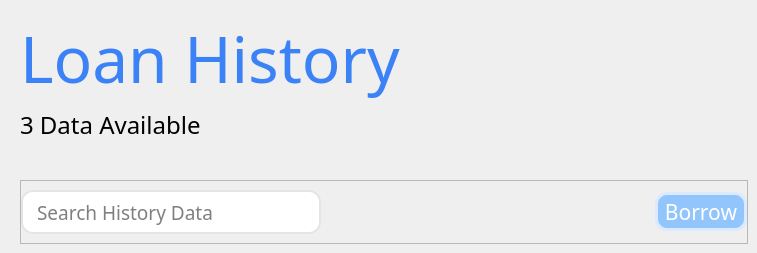
      <widget class="QWidget" name="historyPage">
       <widget class="QFrame" name="frame_8">
        <property name="geometry">
         <rect>
          <x>20</x>
          <y>180</y>
          <width>728</width>
          <height>64</height>
         </rect>
        </property>
        <property name="sizePolicy">
         <sizepolicy hsizetype="Preferred" vsizetype="Preferred">
          <horstretch>0</horstretch>
          <verstretch>0</verstretch>
         </sizepolicy>
        </property>
        <property name="styleSheet">
         <string notr="true">QFrame {
	margin:0;
}</string>
        </property>
        <property name="frameShape">
         <enum>QFrame::Shape::StyledPanel</enum>
        </property>
        <property name="frameShadow">
         <enum>QFrame::Shadow::Raised</enum>
        </property>
        <layout class="QHBoxLayout" name="horizontalLayout_6">
         <property name="leftMargin">
          <number>0</number>
         </property>
         <property name="rightMargin">
          <number>0</number>
         </property>
         <item>
          <widget class="QLineEdit" name="searchHistoryInput">
           <property name="sizePolicy">
            <sizepolicy hsizetype="Maximum" vsizetype="Fixed">
             <horstretch>1</horstretch>
             <verstretch>0</verstretch>
            </sizepolicy>
           </property>
           <property name="maximumSize">
            <size>
             <width>300</width>
             <height>16777215</height>
            </size>
           </property>
           <property name="font">
            <font>
             <family>Poppins</family>
             <pointsize>14</pointsize>
            </font>
           </property>
           <property name="styleSheet">
            <string notr="true">QLineEdit {
	padding: 6px 12px;
	border-radius: 12px;
	border: 2px solid #E5E5E5;
}

QLineEdit:focus {
	border: 2px solid #DBEAFE;
}</string>
           </property>
           <property name="placeholderText">
            <string>Search History Data</string>
           </property>
           <property name="clearButtonEnabled">
            <bool>true</bool>
           </property>
          </widget>
         </item>
         <item>
          <spacer name="horizontalSpacer_3">
           <property name="orientation">
            <enum>Qt::Orientation::Horizontal</enum>
           </property>
           <property name="sizeHint" stdset="0">
            <size>
             <width>40</width>
             <height>20</height>
            </size>
           </property>
          </spacer>
         </item>
         <item alignment="Qt::AlignmentFlag::AlignRight">
          <widget class="QToolButton" name="addHistoryButton">
           <property name="minimumSize">
            <size>
             <width>36</width>
             <height>36</height>
            </size>
           </property>
           <property name="font">
            <font>
             <family>Poppins</family>
             <pointsize>16</pointsize>
            </font>
           </property>
           <property name="styleSheet">
            <string notr="true">QToolButton {
	background: #93C5FD;
	color: #FFF;
	border-radius: 12px;
	border: 3px solid #DBEAFE;
}

QToolButton:hover {
	background: rgba(147, 197, 253, 200);
}

QToolButton:pressed {
	background: rgba(147, 197, 253, 150);
}

QToolButton QLabel {
	margin-left: 6px;
}</string>
           </property>
           <property name="text">
            <string>Borrow</string>
           </property>
           <property name="toolButtonStyle">
            <enum>Qt::ToolButtonStyle::ToolButtonTextBesideIcon</enum>
           </property>
          </widget>
         </item>
        </layout>
       </widget>
       <widget class="QWidget" name="layoutWidget_4">
        <property name="geometry">
         <rect>
          <x>20</x>
          <y>14</y>
          <width>728</width>
          <height>156</height>
         </rect>
        </property>
        <layout class="QVBoxLayout" name="verticalLayout_16">
         <item>
          <widget class="QLabel" name="userPageTitle_2">
           <property name="font">
            <font>
             <family>Magic Retro</family>
             <pointsize>48</pointsize>
            </font>
           </property>
           <property name="styleSheet">
            <string notr="true">QLabel {
	color: #3B82F6;
}</string>
           </property>
           <property name="text">
            <string>Loan History</string>
           </property>
          </widget>
         </item>
         <item>
          <widget class="QLabel" name="userPageDescription_2">
           <property name="font">
            <font>
             <family>Poppins</family>
             <pointsize>18</pointsize>
            </font>
           </property>
           <property name="text">
            <string>3 Data Available</string>
           </property>
          </widget>
         </item>
         <item>
          <spacer name="verticalSpacer_6">
           <property name="orientation">
            <enum>Qt::Orientation::Vertical</enum>
           </property>
           <property name="sizeHint" stdset="0">
            <size>
             <width>20</width>
             <height>40</height>
            </size>
           </property>
          </spacer>
         </item>
        </layout>
       </widget>
      </widget>
